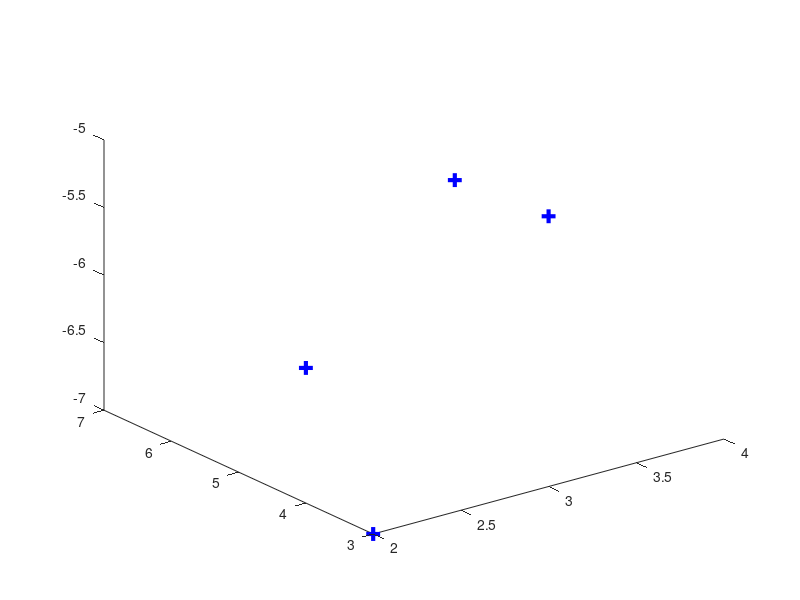

This chart was generated by the following MATLAB code: (Note: this script raises an error after producing the figure.)
%% NEinvariance Bezierovky vuci stredovemu promitani

p1 = [2 4 -6]; %ridici body
p2 = [2 3 -7]; %ridici body
p3 = [4 7 -6]; %ridici body
p4 = [3 3 -5]; %ridici body
pocetBodu=17;

% vykresleni ridicich bodu
figure();
plot3([p1(1) p2(1) p3(1) p4(1)],[p1(2) p2(2) p3(2) p4(2)],[p1(3) p2(3) p3(3) p4(3)],'b+','MarkerSize',10, 'LineWidth', 3);
hold on

% body podel krivky
t = linspace(0,1,pocetBodu);
[tx,ty,tz] = cubicbezier3D(p1,p2,p3,p4,t);
plot3(tx,ty,tz,'bo');

% vytvoreni projektivni matice
Tproj = perspect_project_matrix(10);
%projekce ridicich bodu
p1trans = hom2cart( Tproj * cart2hom(p1)', 'shrink')';
p2trans = hom2cart( Tproj * cart2hom(p2)', 'shrink')';
p3trans = hom2cart( Tproj * cart2hom(p3)', 'shrink')';
p4trans = hom2cart( Tproj * cart2hom(p4)', 'shrink')';
%jejich vykresleni
plot3([p1trans(1) p2trans(1) p3trans(1) p4trans(1)], [p1trans(2) p2trans(2) p3trans(2) p4trans(2)],...
      [p1trans(3) p2trans(3) p3trans(3) p4trans(3)],  'r+', 'MarkerSize', 10, 'LineWidth', 3);

% vypocitani bodu krivky z transformovanych ridicich bodu
[ttx,tty,ttz] = cubicbezier3D(p1trans,p2trans,p3trans,p4trans,t);
plot3(ttx,tty,ttz,'r.');

% transformace pro kazdy bod krivky
tkonMnoz = hom2cart(Tproj * cart2hom([tx ty tz]'), 'shrink');
plot3(tkonMnoz(1,:),tkonMnoz(2,:),tkonMnoz(3,:),'ro');
% grid on;
title('(Ne)invariance Bezierovy krivky vuci stredovemu promitani')
xlabel('x');
ylabel('y');
zlabel('z');
grid on
legend('Ridici body','Body vypoctene z ridicich bodu','Ridici body po transformaci',...
    'Body vypoctene z novych ridicich bodu', 'Body vypoctene jednotlivym posunem')


